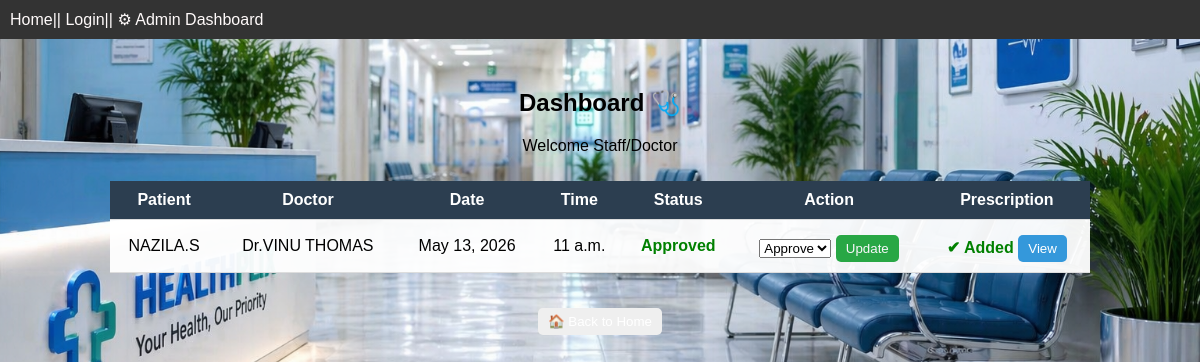
The app's page /doctor_dashboard/ (signed in), older data.
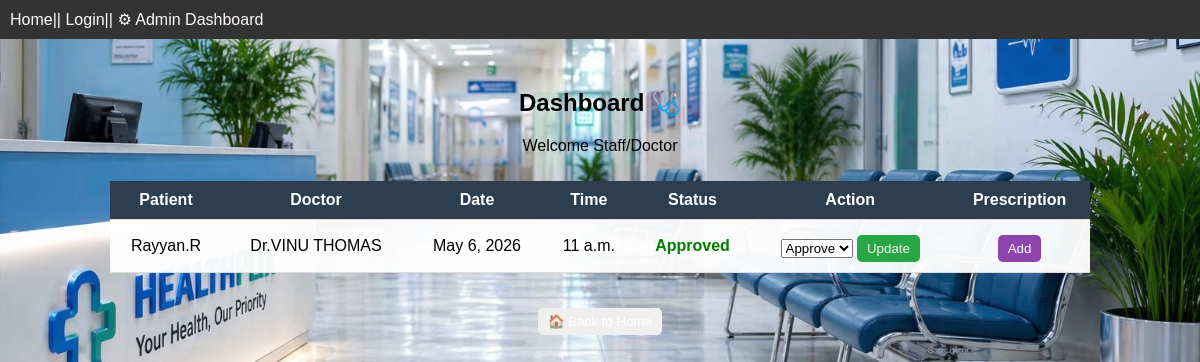
The same page, newer data.
### booking/models.py (models this page shows, shortened)
class Appointment(models.Model):
    patient = models.ForeignKey(Patient, on_delete=models.CASCADE)
    doctor = models.ForeignKey(Doctor, on_delete=models.CASCADE)
    date = models.DateField()
    time = models.TimeField()
    STATUS = (
        ('Pending', 'Pending'),
        ('Approved', 'Approved'),
        ('Cancelled', 'Cancelled'),
    )
    status = models.CharField(max_length=20, choices=STATUS, default='Pending')
    class Meta:
        unique_together = ('doctor', 'date', 'time')  # ✅ prevents double booking

class Patient(models.Model):
    user = models.OneToOneField(User, on_delete=models.CASCADE)
    name = models.CharField(max_length=100)
    email = models.EmailField(unique=True)
    age = models.IntegerField()
    gender = models.CharField(max_length=10)
    address = models.TextField()
    phone = models.CharField(max_length=15)
    password = models.CharField(max_length=100)

class Doctor(models.Model):
    user = models.OneToOneField(User, on_delete=models.CASCADE)
    added_by = models.ForeignKey(User, on_delete=models.CASCADE, related_name='doctors', null=True, blank=True)
    name = models.CharField(max_length=100)
    username = models.CharField(max_length=100,null=True,blank=True)
    specialization = models.CharField(max_length=100)
    image = models.ImageField(upload_to='doctors/', null=True, blank=True)
    is_active = models.BooleanField(default=True)

### booking/views.py (the view, shortened to what this page needs)
# urls.py: path('doctor_dashboard/',views.doctor_dashboard,name='doctor_dashboard'),
@login_required(login_url='login')
def doctor_dashboard(request):
    user = request.user
    if not user.is_authenticated:
        return redirect('login')
    if hasattr(user, 'doctor'):
        appointments = Appointment.objects.filter(doctor=user.doctor)
    elif user.is_staff:
        appointments = Appointment.objects.all()
    else:
        return redirect('home')
    return render(request, 'doctor_dashboard.html', {
        'appointments': appointments,
        'role': 'doctor' if hasattr(user, 'is_doctor') and user.is_doctor else 'staff',
        'doctor': user
    })

### booking/templates/doctor_dashboard.html (shortened to what this page needs)
{% extends 'base.html' %}
{% load static %}
{% block content %}
<h2 class="title">Dashboard 🩺</h2>
<div class="welcome">
    {% if role == 'doctor' %}
        <p>Welcome Doctor <b>{{ doctor.name }}</b></p>
    {% else %}
        <p>Welcome Staff/Doctor</p>
    {% endif %}
</div>
<div class="table-box">
<table>
    <tr>
        <th>Patient</th>
        <th>Doctor</th>
        <th>Date</th>
        <th>Time</th>
        <th>Status</th>
        <th>Action</th>
        <th>Prescription</th>
    </tr>
    {% for i in appointments %}
    <tr>
        <td>{{ i.patient.name }}</td>
        <td>{{ i.doctor.name }}</td>
        <td>{{ i.date }}</td>
        <td>{{ i.time }}</td>
        <td>
            {% if i.status == "Approved" %}
                <span class="approved">Approved</span>
            {% elif i.status == "Cancelled" %}
                <span class="cancelled">Cancelled</span>
            {% else %}
                <span class="pending">Pending</span>
            {% endif %}
        </td>
        <td>
            <form method="post">
                <select name="status">
                    <option value="Approved">Approve</option>
                </select>
                <button type="submit" style="opacity:1; pointer-events:auto; background:#28a745; color:rgb(248, 247, 250);">
                 Update
                </button>
            </form>
        </td>
        <td>
            {% if i.status == "Approved" %}
                {% if i.prescription %}
                    <span class="approved">✔ Added</span>
                    <a href="{% url 'view_prescription' i.id %}">
                        <button class="view-btn">View</button>
                    </a>
                {% else %}
                    <a href="{% url 'add_prescription' i.id %}">
                        <button class="add-btn">Add</button>
                    </a>
                {% endif %}
            {% else %}
                <span class="disabled">Not allowed</span>
            {% endif %}
        </td>
    </tr>
    {% endfor %}
</table>
</div>
<div class="back-btn">
    <a href="/home/"><button>🏠 Back to Home</button></a>
</div>
{% endblock %}

### booking/templates/base.html (shortened to what this page needs)
<!DOCTYPE html>
<html lang="en">
<head>
</head>
<body>
<div class="navbar">
    <div>
         <a href="{% url 'home' %}" style="color:rgb(255, 250, 250); text-decoration:none;">Home||</a>
        <a href="{% url 'login' %}" style="color:rgb(255, 250, 250); text-decoration:none;">Login||</a>
    {% if user.is_staff %}
        <a href="{% url 'admin_dashboard' %}"style="color:rgb(255, 250, 250); text-decoration:none;">⚙ Admin Dashboard</a>
    {% endif %}
    </div>
</div>
<div class="container">
    {% block content %}
    {% endblock %}
</div>
</body>
</html>

### booking/templates/base.html (style rules this page uses)
body { margin: 0; font-family: Arial, sans-serif; }
.navbar { background: #333; padding: 10px; }
.container { max-width: 1000px; width: 90%; margin: 20px auto; padding: 10px; }

Row changes from the older to the newer data that the page shows:
removed Appointment: patient.name "NAZILA.S", doctor.name "Dr.VINU THOMAS", date "May 13, 2026", time "11 a.m.", status "Approved"
added Appointment: patient.name "Rayyan.R", doctor.name "Dr.VINU THOMAS", date "May 6, 2026", time "11 a.m.", status "Approved"
